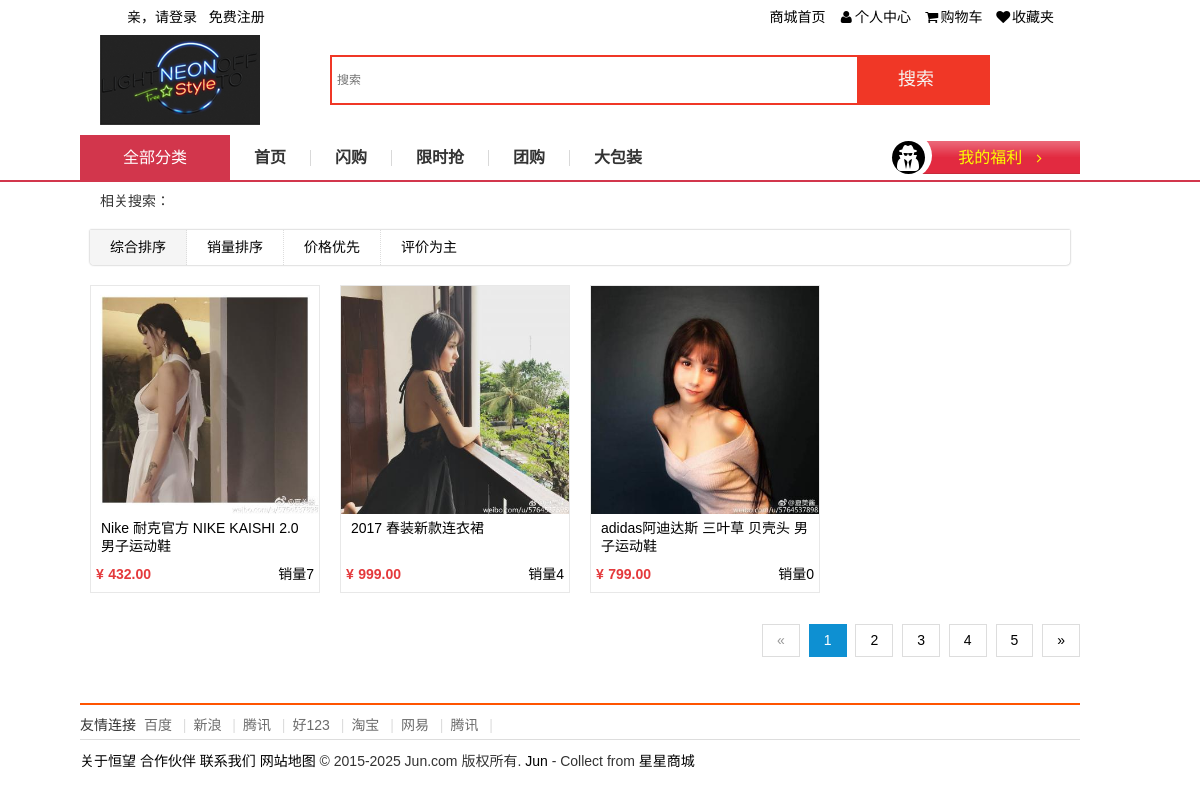
The app's page /shop_list.php?id=4 with its own data.
### tables this page shows
CREATE TABLE `goods` (
  `id` int(11) NOT NULL AUTO_INCREMENT,
  `typeid` int(11) DEFAULT NULL,
  `goods` varchar(32) DEFAULT NULL,
  `company` varchar(50) DEFAULT NULL,
  `descr` text,
  `price` decimal(8,2) DEFAULT NULL,
  `picname` varchar(255) DEFAULT NULL,
  `state` tinyint(1) DEFAULT '1' COMMENT '1:新添加\r\n2:在售\r\n3:下架',
  `store` int(11) unsigned DEFAULT NULL,
  `num` int(11) unsigned DEFAULT NULL,
  `clicknum` int(11) DEFAULT NULL,
  `addtime` int(11) DEFAULT NULL,
  PRIMARY KEY (`id`)
);

CREATE TABLE `friendlink` (
  `id` int(11) NOT NULL AUTO_INCREMENT,
  `linkname` varchar(32) NOT NULL,
  `link` varchar(255) NOT NULL,
  `state` tinyint(1) NOT NULL DEFAULT '1' COMMENT '1:启用  2:关闭',
  PRIMARY KEY (`id`)
);

### public/Model.class.php (called while the page is built, shortened)
<?php
class Model
{
	protected $link;
	protected $tableName;
	protected $where = array();
	public function __construct($tableName)
	{
		$this->link = @mysqli_connect(HOST,USER,PASS,DBNAME) or die("数据库连接失败");
		mysqli_set_charset($this->link,"utf8");
		$this->tableName = $tableName;
		$this->loadFields();
	}
	private function loadFields()
	{
		$sql = "desc {$this->tableName}";
		$result = mysqli_query($this->link,$sql);
		while($row = mysqli_fetch_assoc($result)){
			$this->fields[] = $row['Field'];
			if($row['Key']=="PRI"){
				$this->pk = $row['Field'];
			}
		}
	}
	public function select()
	{
		$sql = "select * from {$this->tableName}";
		if(count($this->where)>0){
			$sql .= " where ".implode(" and ",$this->where);
		}
		$result = mysqli_query($this->link,$sql);
		$list = mysqli_fetch_all($result,MYSQLI_ASSOC);
		$this->where = array();
		return $list;
	}
	public function where($where)
	{
		if(!empty($where)){
			$this->where[] = $where;
		}
		return $this;
	}
}

### public/Model.php (called while the page is built, shortened)
<?php
class Model_n
{
	protected $link;
	protected $tableName;
	public function __construct($tableName)
	{
		$this->link = @mysqli_connect(HOST,USER,PASS,DBNAME) or die("数据库连接失败");
		mysqli_set_charset($this->link,"utf8");
		$this->tableName = $tableName;
		$this->loadFields();
	}
	private function loadFields()
	{
		$sql = "desc {$this->tableName}";
		$result = mysqli_query($this->link,$sql);
		while($row = mysqli_fetch_assoc($result)){
			$this->fields[] = $row['Field'];
			if($row['Key']=="PRI"){
				$this->pk = $row['Field'];
			}
		}
	}
	public function select()
	{
		$sql = "select * from {$this->tableName}";
		$result = mysqli_query($this->link,$sql);
		$list = mysqli_fetch_all($result,MYSQLI_ASSOC);
		return $list;
	}
}

### web/shop_list.php (the view, shortened to what this page needs)
<!DOCTYPE html PUBLIC "-//W3C//DTD XHTML 1.0 Transitional//EN" "http://www.w3.org/TR/xhtml1/DTD/xhtml1-transitional.dtd">
<html xmlns="http://www.w3.org/1999/xhtml">
	<head>
		<link href="./AmazeUI-2.4.2/assets/css/amazeui.css" rel="stylesheet" type="text/css" />
		<link href="./AmazeUI-2.4.2/assets/css/admin.css" rel="stylesheet" type="text/css" />
		<link href="./basic/css/demo.css" rel="stylesheet" type="text/css" />
		<link href="./css/seastyle.css" rel="stylesheet" type="text/css" />
	</head>
	<body>
		<?php require"./include/top.php"; ?>
		<?php require"./include/search.php";?>
			<b class="line"></b>
           <div class="search">
			<div class="search-list">
			<div class="nav-table">
					   <div class="long-title"><span class="all-goods">全部分类</span></div>
					   <div class="nav-cont">
							<ul>
								<li class="index"><a href="./index.php">首页</a></li>
                                <li class="qc"><a href="#">闪购</a></li>
                                <li class="qc"><a href="#">限时抢</a></li>
                                <li class="qc"><a href="#">团购</a></li>
                                <li class="qc last"><a href="#">大包装</a></li>
							</ul>
						    <div class="nav-extra">
						    	<i class="am-icon-user-secret am-icon-md nav-user"></i><b></b>我的福利
						    	<i class="am-icon-angle-right" style="padding-left: 10px;"></i>
						    </div>
						</div>
			</div>
					<div class="am-g am-g-fixed">
						<div class="am-u-sm-12 am-u-md-12">
	                  	<div class="theme-popover">
							<div class="searchAbout">
								<span class="font-pale">相关搜索：</span>
							</div>
                        </div>
							<div class="search-content">
								<div class="sort">
									<li class="first"><a title="综合">综合排序</a></li>
									<li><a title="销量">销量排序</a></li>
									<li><a title="价格">价格优先</a></li>
									<li class="big"><a title="评价" href="#">评价为主</a></li>
								</div>
								<ul class="am-avg-sm-2 am-avg-md-3 am-avg-lg-4 boxes">
<?php
	require("../public/Model.class.php");
	$typeid = $_GET['id']+0;
	$tableName = "goods";
	$mod = new Model($tableName);
	$goods = $mod->where("typeid={$typeid}")->select();
	if($_GET['a']=='search'){
		foreach($_SESSION['search'] as $row){
			if($row['state'] != 3){
				echo "<li>";
				echo "<div class=\"i-pic limit\">";
				echo "<a href=\"./introduction.php?id={$row['id']}\">";
				echo "<img src=\"../public/uploads/m_{$row['picname']}\" />	";
				echo "<p class=\"title fl\">{$row['goods']}</p>";
				echo "<p class=\"price fl\">
					<b>¥</b>
					<strong>{$row['price']}</strong>
					</p>";
				echo "	<p class=\"number fl\">
						销量<span>{$row['num']}</span>
						</p>";
				echo "</a>";
				echo "</div>";
				echo "</li>";
			}
		}
	}else{
		foreach($goods as $row){
			if($row['state'] != 3){
				echo "<li>";
				echo "<div class=\"i-pic limit\">";
				echo "<a href=\"./introduction.php?id={$row['id']}\">";
				echo "<img src=\"../public/uploads/m_{$row['picname']}\" />	";
				echo "<p class=\"title fl\">{$row['goods']}</p>";
				echo "<p class=\"price fl\">
					<b>¥</b>
					<strong>{$row['price']}</strong>
					</p>";
				echo "	<p class=\"number fl\">
						销量<span>{$row['num']}</span>
						</p>";
				echo "</a>";
				echo "</div>";
				echo "</li>";
			}
		}
	}
?>
								</ul>
							</div>
							<ul class="am-pagination am-pagination-right">
								<li class="am-disabled"><a href="#">&laquo;</a></li>
								<li class="am-active"><a href="#">1</a></li>
								<li><a href="#">2</a></li>
								<li><a href="#">3</a></li>
								<li><a href="#">4</a></li>
								<li><a href="#">5</a></li>
								<li><a href="#">&raquo;</a></li>
							</ul>
						</div>
					</div>
					<?php require"./include/footer.php"; ?>
				</div>
			</div>
	</body>
</html>

### web/include/footer.php (shortened to what this page needs)
<?php
					require("../public/Model.php");
					  $mod = new Model_n("friendlink");
					  $list = $mod->select();
?>
					<div class="footer ">
						<div class="footer-hd ">
							<p>
								<em>友情连接</em>
								<?php
									foreach($list as $row){
										  if($row['state']==1){
										  	echo "<a href=\"{$row['link']} \">{$row['linkname']}</a>
											<b>|</b>";
										  }
									}
								?>
							</p>
						</div>
						<div class="footer-bd ">
							<p>
								<a href="# ">关于恒望</a>
								<a href="# ">合作伙伴</a>
								<a href="# ">联系我们</a>
								<a href="# ">网站地图</a>
								<em>© 2015-2025 Jun.com 版权所有. <a href="http://www.cssmoban.com/" target="_blank" title="模板之家">Jun</a> - Collect from <a href="http://www.cssmoban.com/" title="" target="_blank">星星商城</a></em>
							</p>
						</div>
					</div>

### web/AmazeUI-2.4.2/assets/css/admin.css (style rules this page uses)
ul { margin-top: 0; }

### web/css/seastyle.css (style rules this page uses)
*, *:after, *:before { -webkit-box-sizing: border-box; -moz-box-sizing: border-box; -o-box-sizing: border-box; box-sizing: border-box; }
ul, li, ol { list-style: none; }
p { margin: 0 0 .3rem 0; font-size:14px; }
[class*="am-u-"] { padding-left:0rem;padding-right:0rem; }
img { width:100%; }
.price { color: #e4393c;font-weight: 600; }
.theme-popover { z-index: 1009;overflow:visible;background:#fff; }
.sort { padding:5px 10px;font-size:12px }
.suggest,.searchAbout { display:none; }
.sort { margin-top:0px;width:100%; border:hidden; }
.sort li { float:left;width:33.33%;height:35px; line-height:35px; text-align:center; padding:0px 0px; }
.sort li a { font-size:14px; }
.sort li.big { display:none; }
.sort li.first { color: #F03726; }
.theme-popover { width: 100%; }
.i-pic.limit { margin:5px;border: 1px #e8e8e8 solid;overflow: hidden;position: relative;cursor: pointer; }
.number.fl { position: absolute;bottom:5px;right:5px ; }
.price.fl { padding: 5px; }
.am-pagination li { float:none; }
.footer { margin-left: 0px; }
.search-content { margin:0px 5px ; }
.limit p.title,.i-pic.check p.title { padding:0px 5px;margin:5px 0px;overflow:hidden;height:18px;line-height:18px ; }
@media only screen and (min-width: 640px) { .search-content { margin:0px 0px ; } }
@media only screen and (min-width: 640px) { .theme-popover { margin-left: 10px;margin-right: 10px;width: auto; } }
@media only screen and (min-width: 640px) { .suggest,.searchAbout,ul.pagination { display:block; } }
@media only screen and (min-width: 640px) { .select,.sort { padding:5px 10px;box-shadow: 0px 0px 2px #999;margin-top:5px;background: #fff; } }
@media only screen and (min-width: 640px) { .searchAbout { padding:10px; } }
@media only screen and (min-width: 640px) { .sort { padding:0px 0px;border-radius: 0px 0px 4px 4px; margin:10px 10px; font-size: 12px;width:auto;overflow: hidden; } }
@media only screen and (min-width: 640px) { .sort li { display:inline; height:35px; line-height:35px; padding:0px 20px;width:auto;border-right:1px dotted #ddd; } }
@media only screen and (min-width: 640px) { .sort li.big { display:block;border: none; } }
@media only screen and (min-width: 640px) { .sort li.first { background: #F5F5F5;color: #000; } }
@media only screen and (min-width: 640px) { .i-pic.limit { padding:0px;margin:10px;border: 1px #e8e8e8 solid;background:#fff ; } }
@media only screen and (min-width: 640px) { .limit p.title,.i-pic.check p.title { padding:0px 10px;overflow:hidden;height:36px;line-height:18px ; } }
@media only screen and (min-width: 640px) { .i-pic .price.fl { font-size:16px ; } }
@media only screen and (min-width:1025px) { .search { margin: 0px 40px 0px 0px;padding-top:10px ; } }
@media only screen and (min-width:1025px) { .search-list { max-width: 1000px;margin:0px auto ;position: relative; } }

### records on screen
goods: picname (picture), goods "Nike 耐克官方 NIKE KAISHI 2.0 男子运动鞋", price "432.00", num "7"
goods: picname (picture), goods "2017 春装新款连衣裙", price "999.00", num "4"
goods: picname (picture), goods "adidas阿迪达斯 三叶草 贝壳头 男子运动鞋", price "799.00", num "0"
friendlink: linkname "百度"
friendlink: linkname "新浪"
friendlink: linkname "腾讯"
friendlink: linkname "好123"
friendlink: linkname "淘宝"
friendlink: linkname "网易"
friendlink: linkname "腾讯"
